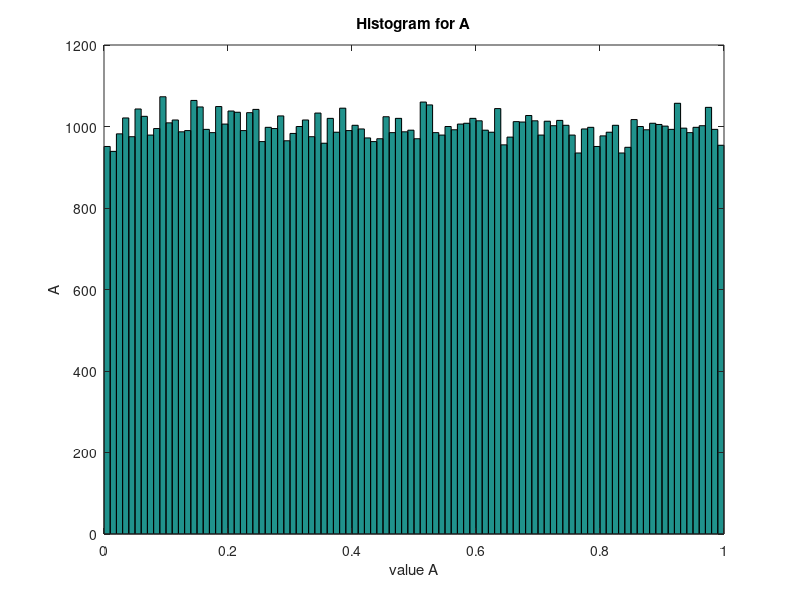
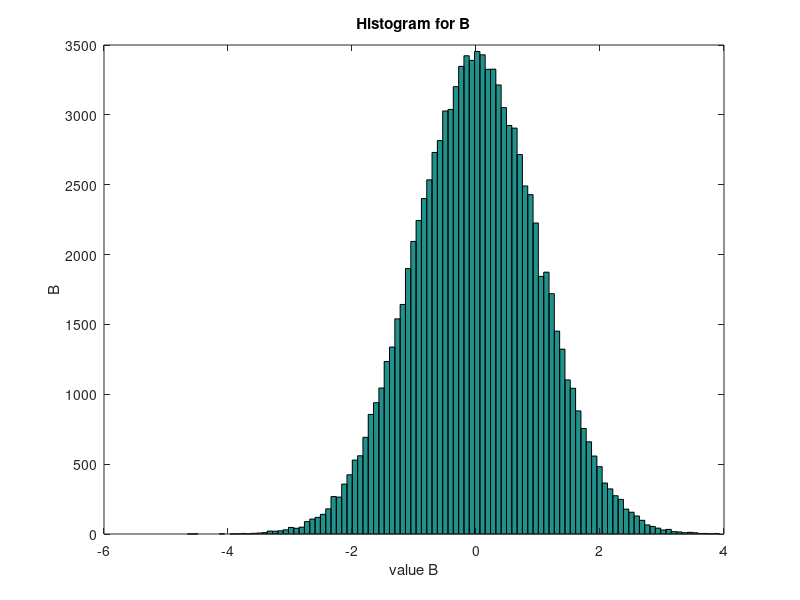

Source code (MATLAB) for these figures, in order:
A=rand(1,10e4);
B=randn(1,10e4);
figure(1)
hist(A,100)
title('Histogram for A')
xlabel('value A')
ylabel('A')
figure(2)
hist(B,100)
title('Histogram for B')
xlabel('value B')
ylabel('B')
